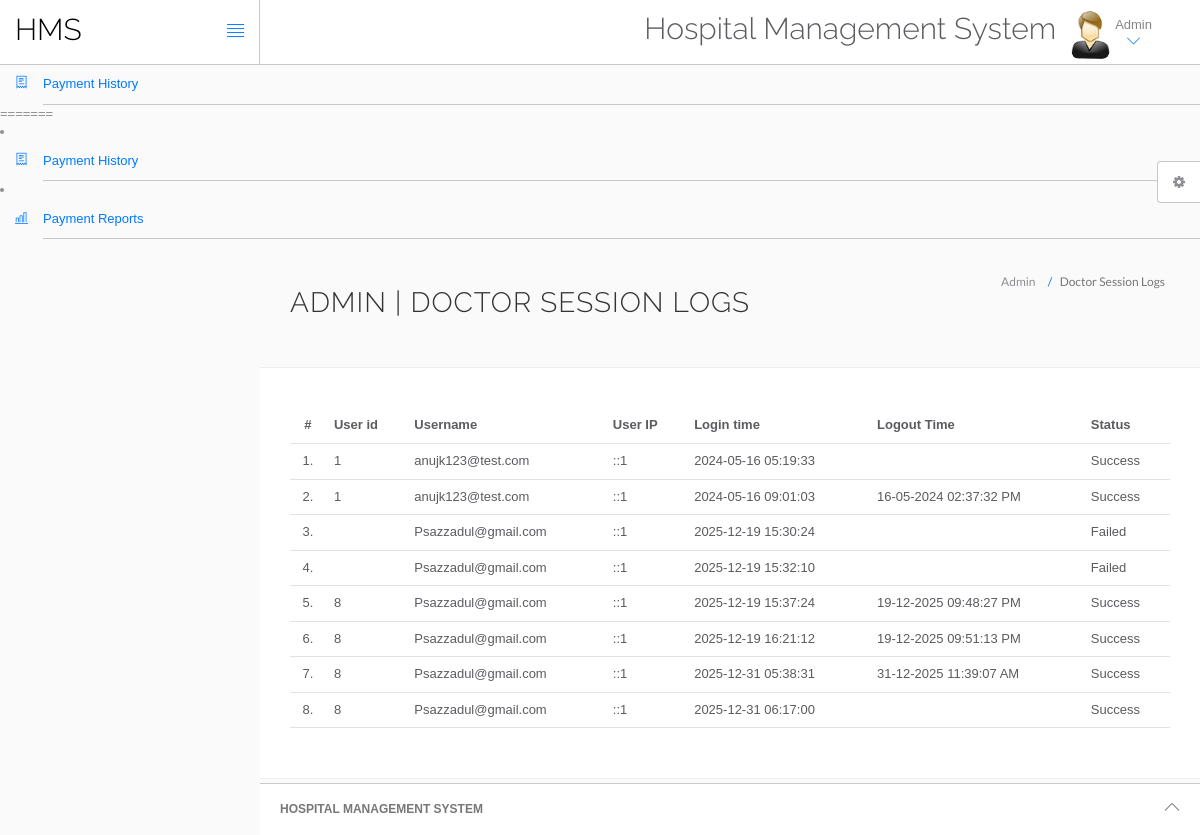
The page /admin/doctor-logs.php (signed in) on the database its author committed.
### tables this page shows
CREATE TABLE `doctorslog` (
  `id` int(11) NOT NULL,
  `uid` int(11) DEFAULT NULL,
  `username` varchar(255) DEFAULT NULL,
  `userip` binary(16) DEFAULT NULL,
  `loginTime` timestamp NULL DEFAULT current_timestamp(),
  `logout` varchar(255) DEFAULT NULL,
  `status` int(11) DEFAULT NULL
);

### admin/doctor-logs.php (the view, shortened to what this page needs)
<?php
include('include/config.php');
if(strlen($_SESSION['id']==0)) {
 header('location:logout.php');
  } else{
?>
<!DOCTYPE html>
<html lang="en">
	<head>
		<link rel="stylesheet" href="vendor/bootstrap/css/bootstrap.min.css">
		<link rel="stylesheet" href="vendor/fontawesome/css/font-awesome.min.css">
		<link rel="stylesheet" href="vendor/themify-icons/themify-icons.min.css">
		<link href="vendor/animate.css/animate.min.css" rel="stylesheet" media="screen">
		<link href="vendor/perfect-scrollbar/perfect-scrollbar.min.css" rel="stylesheet" media="screen">
		<link href="vendor/switchery/switchery.min.css" rel="stylesheet" media="screen">
		<link href="vendor/bootstrap-touchspin/jquery.bootstrap-touchspin.min.css" rel="stylesheet" media="screen">
		<link href="vendor/select2/select2.min.css" rel="stylesheet" media="screen">
		<link href="vendor/bootstrap-datepicker/bootstrap-datepicker3.standalone.min.css" rel="stylesheet" media="screen">
		<link href="vendor/bootstrap-timepicker/bootstrap-timepicker.min.css" rel="stylesheet" media="screen">
		<link rel="stylesheet" href="assets/css/styles.css">
		<link rel="stylesheet" href="assets/css/plugins.css">
		<link rel="stylesheet" href="assets/css/themes/theme-1.css" id="skin_color" />
	</head>
	<body>
		<div id="app">
<?php include('include/sidebar.php');?>
			<div class="app-content">
					<?php include('include/header.php');?>
				<div class="main-content" >
					<div class="wrap-content container" id="container">
						<section id="page-title">
							<div class="row">
								<div class="col-sm-8">
									<h1 class="mainTitle">Admin  | Doctor Session Logs</h1>
																	</div>
								<ol class="breadcrumb">
									<li>
										<span>Admin </span>
									</li>
									<li class="active">
										<span>Doctor Session Logs</span>
									</li>
								</ol>
							</div>
						</section>
						<div class="container-fluid container-fullw bg-white">
									<div class="row">
								<div class="col-md-12">
									<table class="table table-hover" id="sample-table-1">
										<thead>
											<tr>
												<th class="center">#</th>
												<th class="hidden-xs">User id</th>
												<th>Username</th>
												<th>User IP</th>
												<th>Login time</th>
												<th>Logout Time </th>
												<th> Status </th>
											</tr>
										</thead>
										<tbody>
<?php
$sql=mysqli_query($con,"select * from doctorslog ");
$cnt=1;
while($row=mysqli_fetch_array($sql))
{
?>
											<tr>
												<td class="center"><?php echo $cnt;?>.</td>
												<td class="hidden-xs"><?php echo $row['uid'];?></td>
												<td class="hidden-xs"><?php echo $row['username'];?></td>
												<td><?php echo $row['userip'];?></td>
												<td><?php echo $row['loginTime'];?></td>
												<td><?php echo $row['logout'];?>
												</td>
												<td>
<?php if($row['status']==1)
{
	echo "Success";
}
else
{
	echo "Failed";
}?>
</td>
											</tr>
											<?php
$cnt=$cnt+1;
											 }?>
										</tbody>
									</table>
								</div>
							</div>
								</div>
					</div>
				</div>
			</div>
	<?php include('include/footer.php');?>
	<?php include('include/setting.php');?>
		</div>
	</body>
</html>
<?php } ?>

### admin/assets/css/themes/theme-1.css (style rules this page uses)
body { background: #FAFAFA; }

### rows shown on the page
doctorslog: uid "1", username "anujk123@test.com", userip "::1", loginTime "2024-05-16 05:19:33", status "Success"
doctorslog: uid "1", username "anujk123@test.com", userip "::1", loginTime "2024-05-16 09:01:03", logout "16-05-2024 02:37:32 PM", status "Success"
doctorslog: username "Psazzadul@gmail.com", userip "::1", loginTime "2025-12-19 15:30:24", status "Failed"
doctorslog: username "Psazzadul@gmail.com", userip "::1", loginTime "2025-12-19 15:32:10", status "Failed"
doctorslog: uid "8", username "Psazzadul@gmail.com", userip "::1", loginTime "2025-12-19 15:37:24", logout "19-12-2025 09:48:27 PM", status "Success"
doctorslog: uid "8", username "Psazzadul@gmail.com", userip "::1", loginTime "2025-12-19 16:21:12", logout "19-12-2025 09:51:13 PM", status "Success"
doctorslog: uid "8", username "Psazzadul@gmail.com", userip "::1", loginTime "2025-12-31 05:38:31", logout "31-12-2025 11:39:07 AM", status "Success"
doctorslog: uid "8", username "Psazzadul@gmail.com", userip "::1", loginTime "2025-12-31 06:17:00", status "Success"
